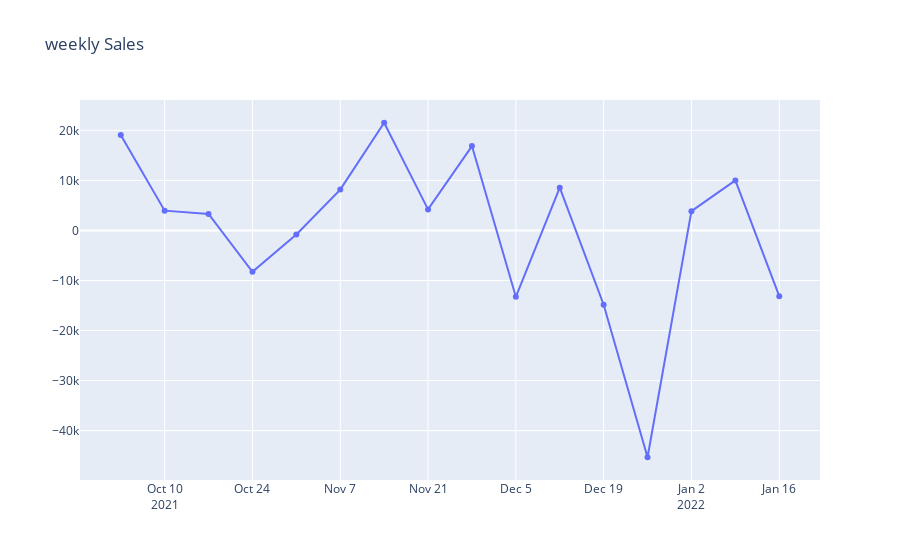

Notebook code cell kept with this figure:
### Code cell
# Plot the data again and see whether the data is stationary or not
plot_data = [
    go.Scatter(
        x=df_diff['date'],
        y=df_diff['diff'],
    )
]
plot_layout = go.Layout(
        title='weekly Sales'
    )
fig = go.Figure(data=plot_data, layout=plot_layout)
pyoff.iplot(fig)

### Figure 1 — Plotly figure (JSON) as saved in the notebook; plotly's stock layout.template omitted (floating-point values rounded to 4 significant figures)
{"data": [{"type": "scatter", "x": ["2021-10-03T00:00:00", "2021-10-10T00:00:00", "2021-10-17T00:00:00", "2021-10-24T00:00:00", "2021-10-31T00:00:00", "2021-11-07T00:00:00", "2021-11-14T00:00:00", "2021-11-21T00:00:00", "2021-11-28T00:00:00", "2021-12-05T00:00:00", "2021-12-12T00:00:00", "2021-12-19T00:00:00", "2021-12-26T00:00:00", "2022-01-02T00:00:00", "2022-01-09T00:00:00", "2022-01-16T00:00:00"], "y": [19080.0, 3961.0, 3284.0, -8267.0, -813.7, 8159.0, 21520.0, 4209.0, 16860.0, -13260.0, 8547.0, -14830.0, -45310.0, 3856.0, 10000.0, -13120.0]}], "layout": {"title": {"text": "weekly Sales"}}}
